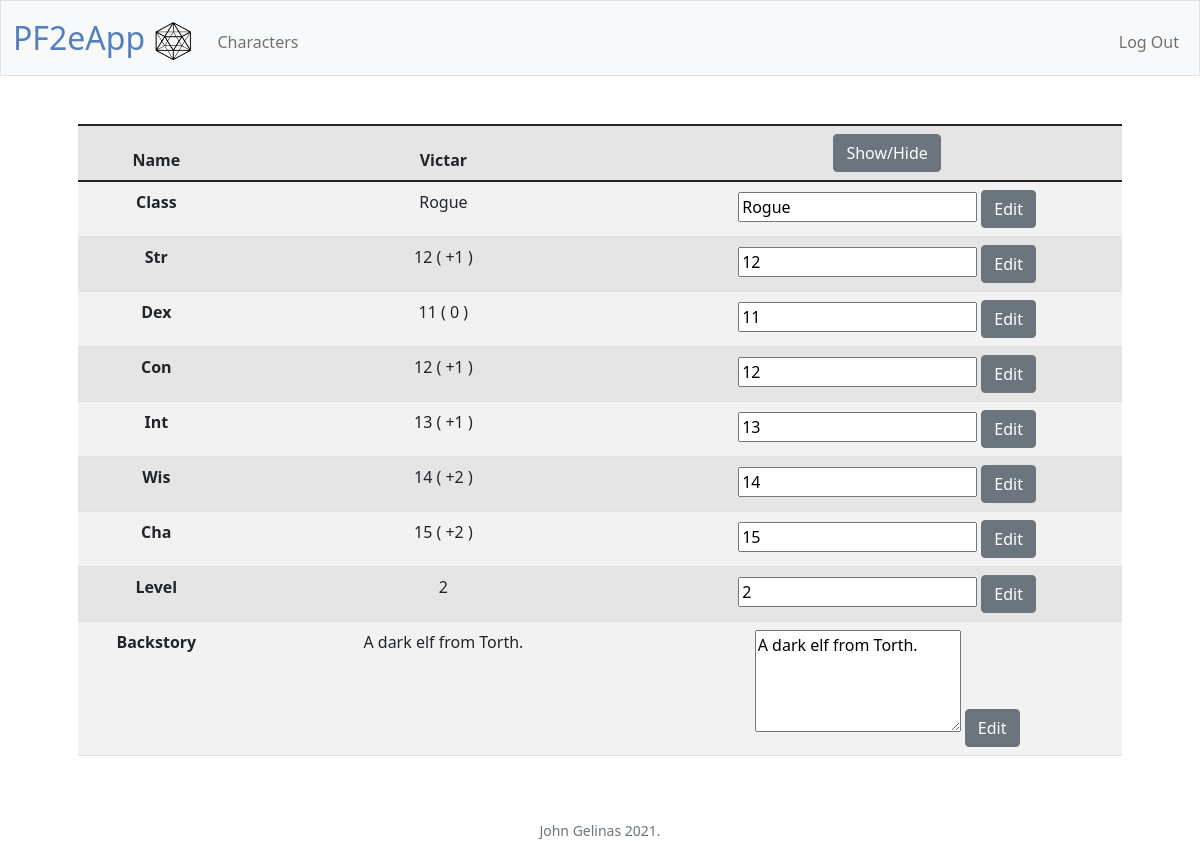
/character/Victar (signed in), run on the app's committed database.
### tables this page shows
CREATE TABLE characters (characterid INTEGER PRIMARY KEY NOT NULL, playerid INTEGER REFERENCES users, Name VARCHAR(255), Class VARCHAR(255), Str INT, Dex INT, Con INT, Int INT, Wis INT, Cha INT, Level INT, Backstory VARCHAR(255));

### PF2eApp.py (the view, shortened to what this page needs)
@app.route('/character/<name>', methods=["GET", "POST"])
def character(name):
    user = session["user_id"]
    name = scrub(name)
    user = scrub(user)
    query = "SELECT id FROM users WHERE username = '{}'".format(user)
    playerid = sqlselect(query)[0][0]
    con = sqlite3.connect('pathfinder.db')
    con.row_factory = dictfactory
    cur = con.cursor()
    cur.execute("SELECT * FROM characters WHERE name = '{}' AND playerid = {}".format(name, playerid))
    chardata = cur.fetchall()[0]
    cur.close()
    con.close()
    if request.method == "GET":
        chardata["Str Mod"] = floor((chardata["Str"] - 10)/2)
        chardata["Dex Mod"] = floor((chardata["Dex"] - 10)/2)
        chardata["Con Mod"] = floor((chardata["Con"] - 10)/2)
        chardata["Int Mod"] = floor((chardata["Int"] - 10)/2)
        chardata["Wis Mod"] = floor((chardata["Wis"] - 10)/2)
        chardata["Cha Mod"] = floor((chardata["Cha"] - 10)/2)
        return render_template("viewcharacter.html", chardata = chardata)

### PF2eApp.py (called while the page is built)
@app.after_request
def after_request(response):
    response.headers["Cache-Control"] = "no-cache, no-store, must-revalidate"
    response.headers["Expires"] = 0
    response.headers["Pragma"] = "no-cache"
    return response

### helpers.py (called while the page is built)
def scrub(table_name):
    return ''.join( chr for chr in table_name if chr.isalnum() or chr == " " or chr == "." )

def sqlselect(query):
    con = sqlite3.connect('pathfinder.db')
    cur = con.cursor()
    cur.execute(query)
    rowcount = cur.rowcount
    if rowcount == 0:
        data = []
    else:
        data = cur.fetchall()
    cur.close()
    con.close()
    return data

def dictfactory(cursor, row):
    d = {}
    for idx, col in enumerate(cursor.description):
        d[col[0]] = row[idx]
    return d

### templates/viewcharacter.html (shortened to what this page needs)
{% extends "layout.html" %}
{% block main %}
<table class = "table table-striped table-hover table-active">
    <colgroup>
        <col>
        <col>
        <col id = "editcolumn" class = "editcolumn">
    </colgroup>
    <thead class="thead-dark">
        <tr>
            <th>Name</th>
            <th>{{ chardata["Name"] }}</th>
            <th class = "editcolumn"><button onclick="editcolumn()" class = "btn btn-secondary">Show/Hide</button></th>
        </tr>
    </thead>
{% for field in chardata %}
    {% if loop.index > 3 and loop.index < 13 %}
        <tr>
            <th scope="row" style = "width: 15%">{{ field }} </th>
            <td style = "width: 40%">
                {{ chardata[field]|string }}
                {% if field|length == 3 %}
                (
                    {% if chardata[[field, ' Mod']|join] > 0 %}
                        {{ ['+',chardata[[field, ' Mod']|join]]|join }}
                    {% elif chardata[[field, ' Mod']|join] == 0 %}
                        {{ [' ',chardata[[field, ' Mod']|join]]|join }}
                    {% else %}
                        {{ ['-',chardata[[field, ' Mod']|join]]|join }}
                    {% endif %}
                )
                {% endif %}
            </td>
            <td style = "width: 300px" class = "editcolumn">
                <form action= "/character/{{chardata.Name}}" method="post">
                    {%if field == "Backstory" %}
                    <textarea rows="4" cols="20" id = {{field}} name = {{field}} >{{chardata[field]|string}}</textarea>
                    {% else %}
                    <input type = "text" id = {{field}} name = {{field}} value = "{{chardata[field]|string}}">
                    {% endif %}
                    <button class = "btn btn-secondary" type = "submit">Edit</button>
                </form>
            </td>
        </tr>
    {% endif %}
{% endfor %}
</table>
{% endblock %}

### templates/layout.html (shortened to what this page needs)
<!DOCTYPE html>
<html lang="en">
    <head>
        <link href="https://cdn.jsdelivr.net/npm/bootstrap@5.1.3/dist/css/bootstrap.min.css" rel="stylesheet">
        <link href="/static/styles.css" rel="stylesheet">
    </head>
    <body>
        <nav class="navbar navbar-expand-md navbar-light bg-light border">
            <div class="container-fluid">
                <a class="navbar-brand" href="/"><span class="blue">PF2eApp <img src="/static/d20.png" alt="D20 Die" width="40" height="40"> </span></a>
                <div class="collapse navbar-collapse" id="navbar">
                    {% if session.user_id %}
                        <ul class="navbar-nav me-auto mt-2">
                            <li class="nav-item"><a class="nav-link" href="/characters">Characters</a></li>
                        </ul>
                        <ul class="navbar-nav ms-auto mt-2">
                            <li class="nav-item"><a class="nav-link" href="/logout">Log Out</a></li>
                        </ul>
                    {% endif %}
                </div>
            </div>
        </nav>
        <main class="container p-5">
            {% block main %}{% endblock %}
        </main>
        <footer class="small text-center text-muted">
            John Gelinas 2021.
        </footer>
    </body>
</html>

### static/styles.css (style rules this page uses)
nav .navbar-brand { font-size: xx-large; }
nav .navbar-brand .blue { color: #537fbe; }
main { overflow-x: auto; text-align: center; }

### data on the page
characters: Name "Victar", Class "Rogue" "12" "11" "12" "13" "14" "15" "2" "A dark elf from Torth.", Class "Rogue" "12" "11" "12" "13" "14" "15" "2", Backstory "A dark elf from Torth."

### other printed values
{{ field }} "Class" "Str" "Dex" "Con" "Int" "Wis" "Cha" "Level" "Backstory"
{{ ['+',chardata[[field, ' Mod']|join]]|join }} "+1" "+1" "+1" "+2" "+2"
{{ [' ',chardata[[field, ' Mod']|join]]|join }} "0"
